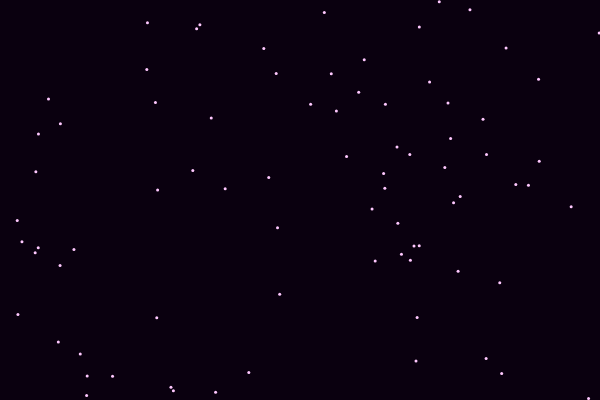
Frame 1 (no input)
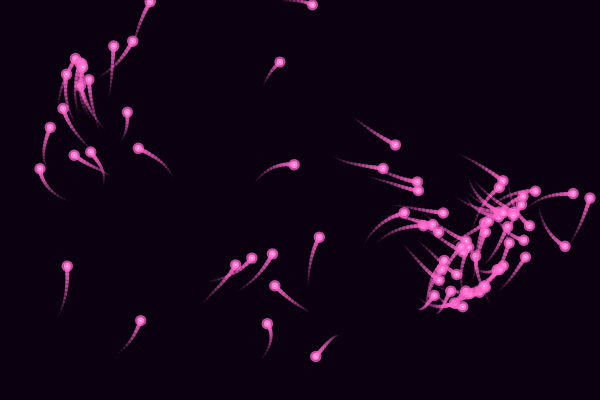
Frame 60 (no input)
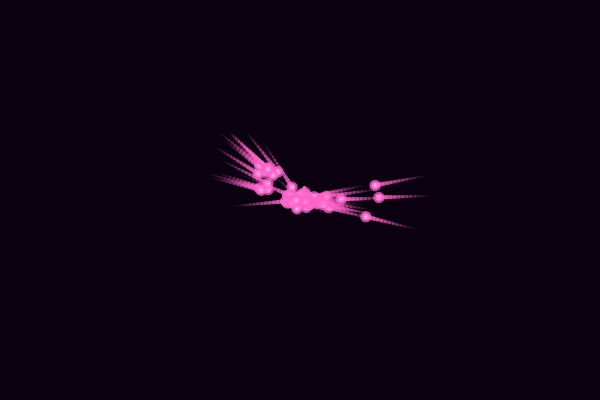
Frame 120 (the mouse pressed at the canvas centre since frame 60)

The p5.js sketch that drew these frames (run headless with seeded random() and noise() and a simulated clock; from frame 60 on, the mouse is pressed at the canvas centre):

// p5.js sketch
// ── sketch.js
let swarm = [];
const TOTAL = 80; // no. of particles

function setup() {
  createCanvas(600, 400);
  for (let i = 0; i < TOTAL; i++) {
    swarm.push(new Particle());
  }
}

function draw() {
  background(10, 0, 15); // Solid background (the particles handle their own trails)

  for (let p of swarm) {
    p.update();
    p.display();
  }
}

class Particle {
  constructor() {
    this.pos = createVector(random(width), random(height));
    this.vel = p5.Vector.random2D();
    this.acc = createVector(0, 0);
    this.history = []; // Internal array to store previous positions
    this.maxHistory = 15; // Length of the "ribbon"
    this.maxSpeed = 4;
  }

  update() {
    // 1. BEHAVIOR SELECTION
    if (mouseIsPressed) {
      // --- MAGNETIC MODE ---
      let mouse = createVector(mouseX, mouseY);
      // Subtract current position from mouse position to get the "toward" vector
      let attraction = p5.Vector.sub(mouse, this.pos);
      // Normalizing the pull force to 0.6 keeps the movement constant and non-erratic
      attraction.setMag(0.6);
      this.acc.add(attraction);
    } else {
      // --- DISPERSE MODE ---
      // Sampling the noise field based on local coordinates for organic flow
      let n = noise(this.pos.x * 0.006, this.pos.y * 0.006, frameCount * 0.01);
      // Convert the noise value (0 to 1) into a steering angle
      let wander = p5.Vector.fromAngle(n * TWO_PI * 2);
      // Apply a weaker force for a graceful, drifting dispersion
      wander.mult(0.3);
      this.acc.add(wander);
    }

    // 2. PHYSICS
    this.vel.add(this.acc);          // Acceleration changes Velocity
    this.vel.limit(this.maxSpeed);   // Cap speed for smoothness
    this.pos.add(this.vel);          // Velocity changes Position
    this.vel.mult(0.97);             // Damping (Friction) for a liquid feel
    this.acc.mult(0);                // Reset for next frame

    // 3. HISTORY TRACKING (The "Ribbon" Logic)
    let v = createVector(this.pos.x, this.pos.y);
    this.history.push(v);            // Record position
    
    // If the ribbon gets too long, remove the oldest point
    if (this.history.length > this.maxHistory) {
      this.history.shift();          // Remove the tail end
    }

    this.checkEdges();
  }

  checkEdges() {
    if (this.pos.x > width || this.pos.x < 0 || this.pos.y > height || this.pos.y < 0) {
      this.pos = createVector(random(width), random(height));
      this.history = []; // Clear history if it teleports
    }
  }

  display() {
    // Draw the "Ribbon" by connecting history points
    noFill();
    for (let i = 0; i < this.history.length; i++) {
      let pos = this.history[i];
      
      // Calculate color: fades out at the tail
      let alpha = map(i, 0, this.history.length, 0, 200);
      let size = map(i, 0, this.history.length, 1, 5);
      
      stroke(255, 100, 200, alpha);
      strokeWeight(size);
      
      // If it is the head, draw a brighter point
      if (i === this.history.length - 1) {
        fill(255, 200, 255);
        ellipse(pos.x, pos.y, size + 2);
      } else {
        // Connect the trail points
        let next = this.history[i+1];
        if(next) line(pos.x, pos.y, next.x, next.y);
      }
    }
  }
}
